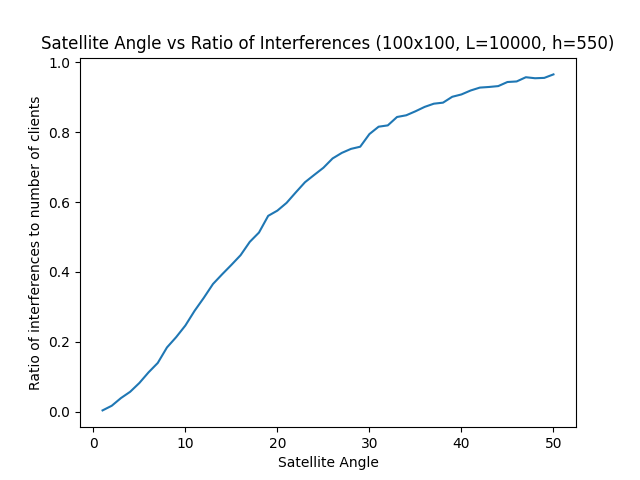

Python code for this plot:
# 9/14/22 - Simulation Created by Aadi Desai and Shaan Doshi on behalf of Dr. Randall Berry

import numpy as np
import matplotlib.pyplot as plt
import math

numSats = 100 # number of satellites in an array
numClients = 100 # number of clients in an array
length = 10000 # total length spacing for satellites and clients in kilometers
height = 550 # how high the satellites are above the ground in kilometers
coneAngle = 1 # angle of satellite signal spread
time = 100 # the number of times the simulation runs
interferences = 0 # the number of times a client is included into two spreads of a satellite
sats = np.array([])
clients = np.array([])

anglesArr = []
ratioArr = []
for a in range(50):
    anglesArr.append(coneAngle)
    spread = height * math.tan(math.radians(coneAngle / 2)) # this calculates the spread of each satellite 

    for p in range(time):

        sats = np.sort(np.random.uniform(low=0, high=length, size=(numSats))) # this randomizes the numbers in satellite array
        clients = np.sort(np.random.uniform(low = 0, high = length, size=(numClients))) # this randomizes the numbers in client array

        connections = np.repeat(0, numClients) # the number of connections made between the satellites and the clients
        
        for sat in sats:
            start = 0
            for c in range(start, numClients):
                if (clients[c] > (sat + spread)):
                    break
                elif (clients[c] < (sat - spread)):
                    start = c
                else:
                    connections[c] += 1

        for connection in connections:
            if (connection > 1):
                interferences += 1

    ratio = interferences / (time * numClients)
            
    coneAngle += 1
    ratioArr.append(ratio)
    interferences = 0

print(ratio)

fig, axs = plt.subplots()
axs.set_xlabel("Satellite Angle")
axs.set_ylabel("Ratio of interferences to number of clients")
axs.set_title("Satellite Angle vs Ratio of Interferences (100x100, L=10000, h=550)")
plt.plot(anglesArr, ratioArr)
plt.show()
